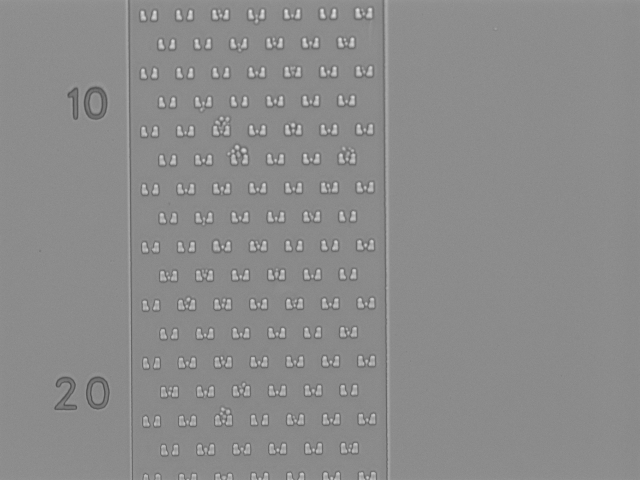
%> input picture Workspace/HYAA1/cell1.png, 1280 x 960 px (shown at 1/2 size)
$ octave totalcells.m   (GNU Octave 9; MATLAB toolbox functions it lacks are replaced by stand-ins)
%> lines starting %> are read from the running program, lines starting %| are printed output that depends on the picture; in (x1, y1, x2, y2) boxes, pixels count from 0 and x2, y2 are one past the last pixel; in counts of white or black regions, pixels touching at a corner belong together; the program's own positions count from 1
%%%%%% Counting cell(s) from specific area %%%%%%%

close all;
clear;
clc;

%Reading image
I = imread('cell1.png');   %upload the image
%> I is the input picture: size 960x1280 uint8; min 70, max 241, mean 139.3
figure(1);
imshow(I);
title('Cell Image')


BW_in = imbinarize(I);        % convert image to Binary (Black & white)
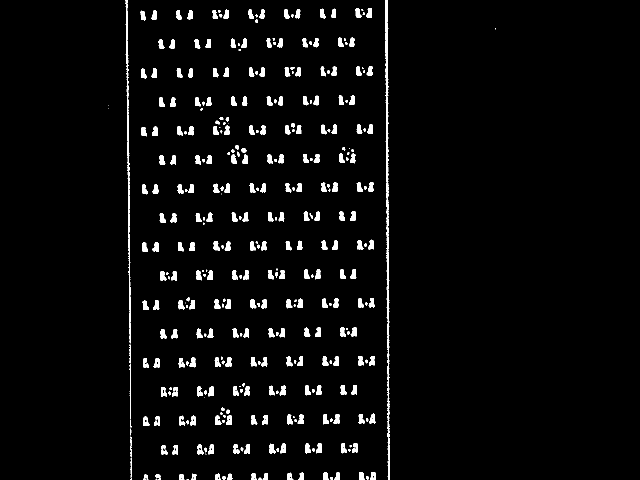
%> BW_in: size 960x1280 logical (shown at 1/2 size); 3.5% white; 380 white regions (59 under 20 px), largest, box (x1, y1, x2, y2) and area: (770, 0, 780, 960) 3368, (250, 0, 262, 686) 1801, (427, 482, 440, 501) 178
figure(2);
imshow(BW_in);
title('Binary Cell Image  ')


%%%%%%%%%%%%%%%%% 1st method to remove object(s) %%%%%%%%%%%%%%%%

NumCellShow = 225 ;   % Number of cell(s) to display largest areas
RMO=bwareafilt(BW_in,NumCellShow);  %Remove Objects from image
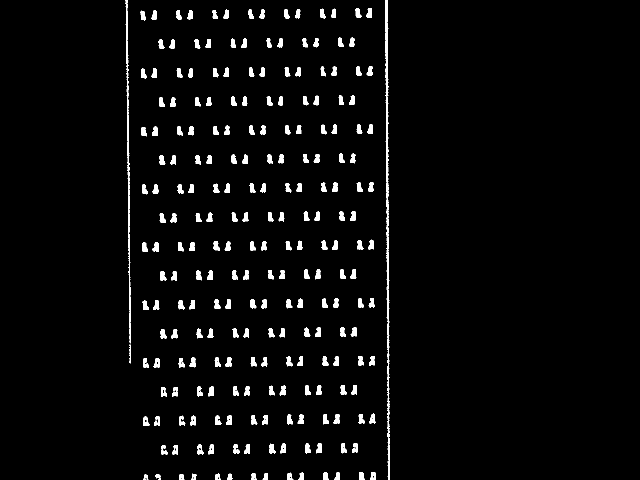
%> RMO: size 960x1280 logical (shown at 1/2 size); 3.2% white; 225 white regions, largest, box (x1, y1, x2, y2) and area: (770, 0, 780, 960) 3368, (250, 0, 262, 686) 1801, (427, 482, 440, 501) 178
figure (3);
imshow(RMO);
title( 'Display only traps from Binary Image without filling')

trap_fill= imfill(RMO,'holes'); % fill out the holes
%> trap_fill: size 960x1280 logical; 3.2% white; 225 white regions, largest, box (x1, y1, x2, y2) and area: (770, 0, 780, 960) 3387, (250, 0, 262, 686) 1824, (322, 774, 334, 794) 179
figure (4);
imshow(trap_fill);
title( 'Display only traps from Binary Image with filling ')


while 1==1     % Counting total cell(s) of area
%> (the run ends here)

$ run again, with Workspace/HYAA1/cell2.png copied over Workspace/HYAA1/cell1.png
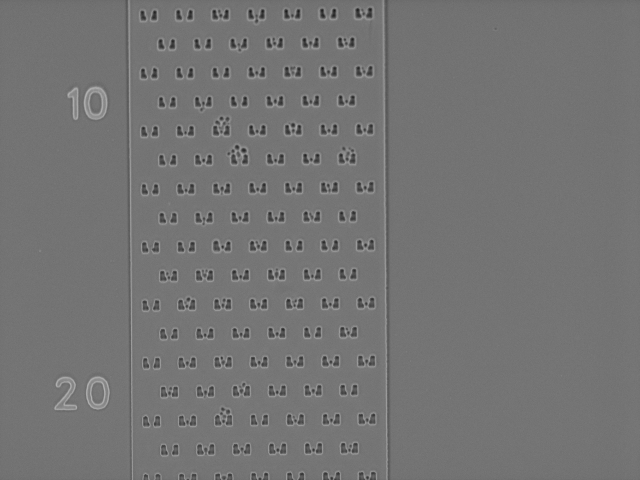
%> input picture Workspace/HYAA1/cell2.png, 1280 x 960 px (shown at 1/2 size)
%> I is the input picture: size 960x1280 uint8; min 14, max 185, mean 115.7
%> `BW_in = imbinarize(I);`:
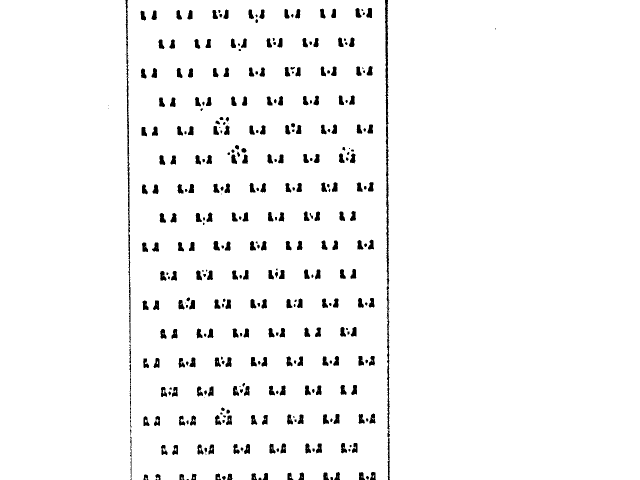
%> BW_in: size 960x1280 logical (shown at 1/2 size); 96.5% white; 380 black regions (59 under 20 px), largest, box (x1, y1, x2, y2) and area: (770, 0, 780, 960) 3368, (250, 0, 262, 686) 1801, (427, 482, 440, 501) 178
%> `trap_fill= imfill(RMO,'holes');`:
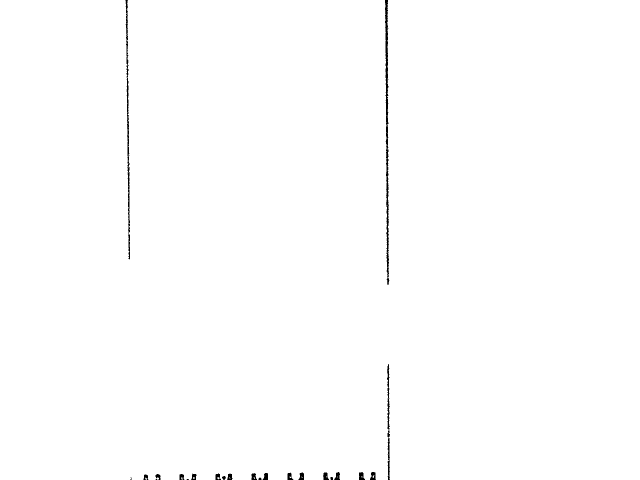
%> trap_fill: size 960x1280 logical (shown at 1/2 size); 99.5% white; 24 black regions (4 under 20 px), largest, box (x1, y1, x2, y2) and area: (770, 0, 779, 570) 2205, (251, 0, 260, 519) 1436, (774, 728, 780, 960) 690
